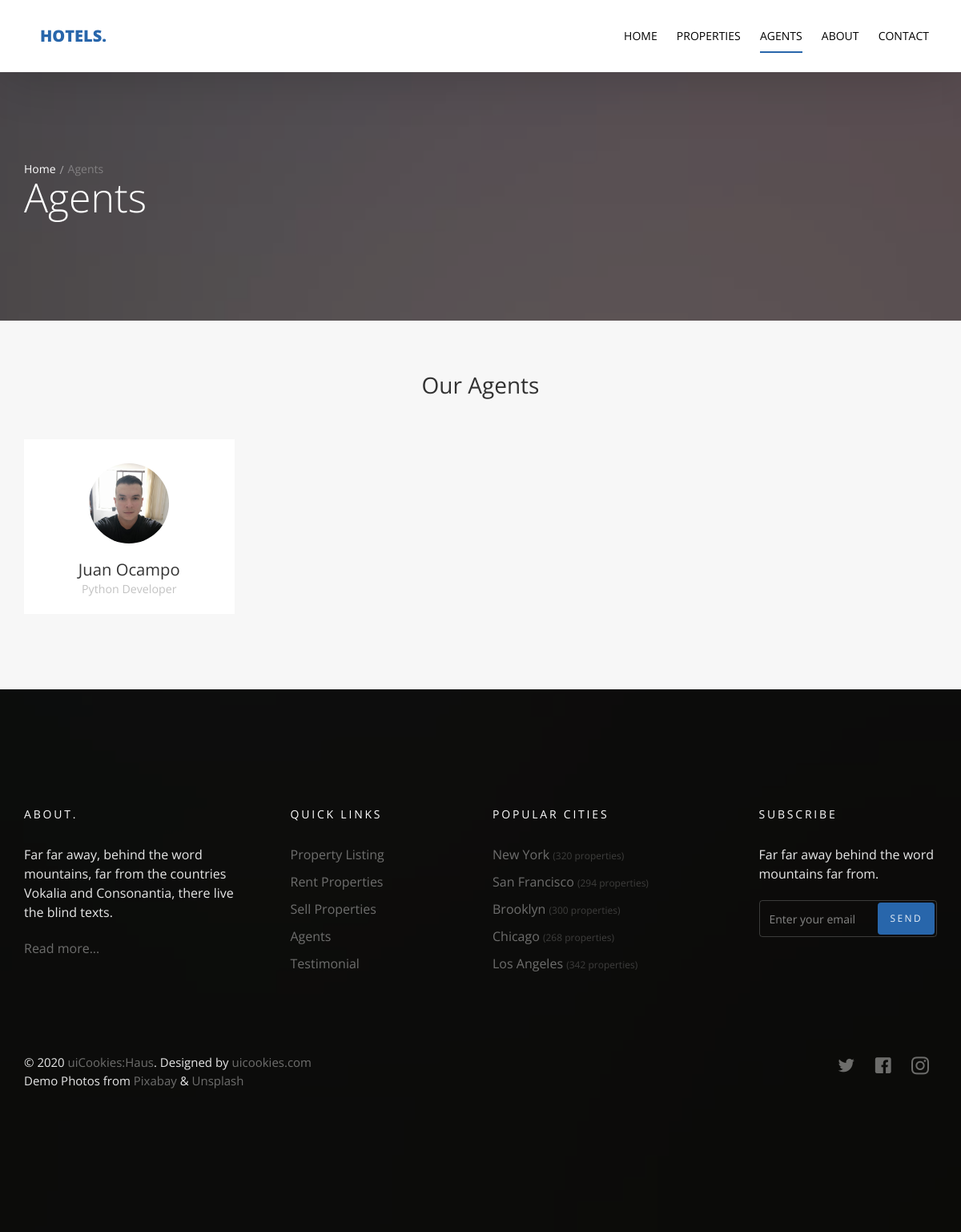
/agents/, run on the app's committed database.
### agents/models.py (models this page shows, shortened)
class Agent(models.Model):
    name = models.CharField(max_length=50)
    title = models.CharField(max_length=50)
    image = models.ImageField(upload_to="agents/")

### agents/views.py (the view)
# urls.py: path('', views.agents_list, name='agents_list')
def agents_list(request):
    agent_list = Agent.objects.all()
    template = 'agents/agents.html'
    context = {
        'agent_list': agent_list
    }
    return render(request, template, context)

### agents/templates/agents/agents.html (shortened to what this page needs)
{% extends "base.html" %}
{% block body %}
  <section class="probootstrap-slider flexslider2 page-inner">
    <div class="overlay"></div>
    <div class="probootstrap-wrap-banner">
      <div class="container">
        <div class="row">
          <div class="col-md-8">
            <div class="page-title probootstrap-animate">
              <div class="probootstrap-breadcrumbs">
                <a href="#">Home</a><span>Agents</span>
              </div>
              <h1>Agents</h1>
            </div>
          </div>
        </div>
      </div>
    </div>
    <ul class="slides">
      <li style="background-image: url(img/slider_1.jpg);"></li>
    </ul>
  </section>
  <section class="probootstrap-section probootstrap-section-lighter">
    <div class="container">
      <div class="row heading">
        <h2 class="mt0 mb50 text-center">Our Agents</h2>
      </div>
      <div class="row">
        {% for agent in agent_list  %}
          <div class="col-md-3 col-sm-6">
            <div class="probootstrap-card probootstrap-person text-left">
              <div class="probootstrap-card-media">
                <img src="{{agent.image.url}}" class="img-responsive" alt="Free HTML5 Template by uicookies.com">
              </div>
              <div class="probootstrap-card-text">
                <h2 class="probootstrap-card-heading mb0">{{agent.name}}</h2>
                <p><small>{{agent.title}}</small></p>
              </div>
            </div>
          </div>
        {% endfor %}
        </div>
      </div>
  </section>
{% endblock body %}

### data on the page
Agent: image (picture), name "Juan Ocampo", title "Python Developer"
